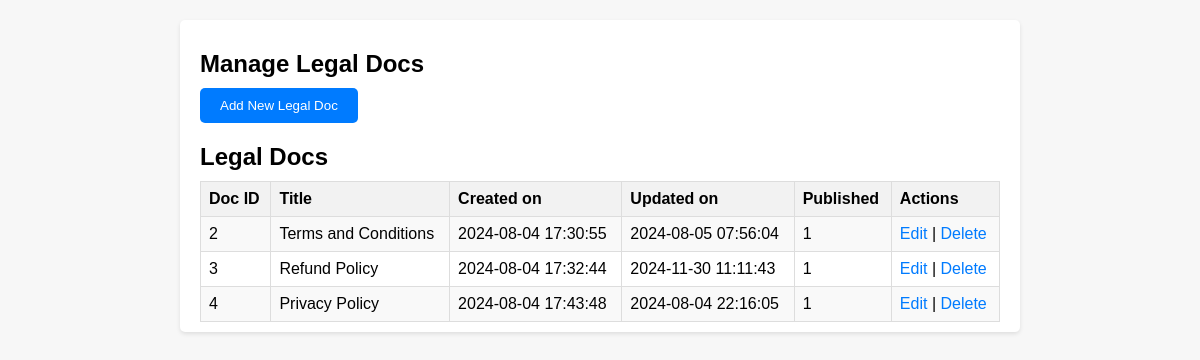
The page /admin/legal.php (signed in) on the database its author committed.
### tables this page shows
CREATE TABLE `legal` (
  `id` int(11) NOT NULL,
  `title` varchar(255) NOT NULL,
  `content` text NOT NULL,
  `created` datetime NOT NULL DEFAULT current_timestamp(),
  `updated` datetime NOT NULL DEFAULT current_timestamp(),
  `publish` tinyint(4) NOT NULL DEFAULT 1
);

### server/autoload.php (called while the page is built, shortened)
<?php
spl_autoload_register(function ($class) {
    $file = __DIR__ .'/' . str_replace('\\', '/', $class) . '.php';
});
?>

### server/classes/Database.php (called while the page is built, shortened)
<?php
class Database
{
    private $pdo;
    public function __construct() {
        $path = $path = $_SERVER['DOCUMENT_ROOT'];
        $config = EnvParser::parse($path."/.env");
        try {
            $this->pdo = new PDO(
                "mysql:host={$config['DB_HOST']};dbname={$config['DB_DATABASE']}",
                $config['DB_USERNAME'],
                $config['DB_PASSWORD']
            );
            $this->pdo->setAttribute(PDO::ATTR_ERRMODE, PDO::ERRMODE_EXCEPTION);
        } catch (PDOException $e) {
            die("Error connecting to DB: " . $e->getMessage());
        }
    }
    public function getConnection() {
        return $this->pdo;
    }
}

### server/classes/EnvParser.php (called while the page is built, shortened)
<?php
class EnvParser
{
    public static function parse($file)
    {
        $content = file_get_contents($file);
        $lines = explode("\n", $content);
        $env = [];
        foreach ($lines as $line) {
            $line = trim($line);
            if (empty($line) || strpos($line, '#') === 0) {
                continue;
            }
            list($key, $value) = explode('=', $line, 2);
            $env[$key] = $value;
        }
        return $env;
    }
}
?>

### server/classes/Table.php (called while the page is built, shortened)
<?php
class Table
{
    private $pdo;
    private $logger;
    private $tableName;
    public function __construct($tableName) {
        $database = new Database();
        $this->pdo = $database->getConnection();
        $this->tableName = $tableName;
        $this->logger = new Logger('dev.log');
    }
    public function selectAllRecords() {
        $sql = "SELECT * FROM {$this->tableName}";
        try {
            $stmt = $this->pdo->query($sql);
            return $stmt->fetchAll(PDO::FETCH_ASSOC);
        } catch (PDOException $e) {
            $this->logger->logException($e);
            return false;
        }
    }
}

### admin/legal.php (the view, shortened to what this page needs)
<?php
require_once "../server/autoload.php";
$title = "Manage Legal Docs";
?>
<!DOCTYPE html>
<html lang="en">
<head>
    <link rel="stylesheet" href="css/styles.css">
</head>
<body>
    <div class="container">
        <h2><?=$title?></h2>
        <div class="button-container">
            <a href="add_legal_doc.php"><button>Add New Legal Doc</button></a>
        </div>
        <h2>Legal Docs</h2>
        <table>
            <tr>
                <th>Doc ID</th>
                <th>Title</th>
                <th>Created on</th>
                <th>Updated on</th>
                <th>Published</th>
                <th>Actions</th>
            </tr>
        <?php
            $legalTbl = new Table(Table::LEGAL);
            if($legaldocs = $legalTbl->selectAllRecords()) {
                foreach ($legaldocs as $doc) {
                    echo "<tr>";
                    echo "<td>{$doc['id']}</td>";
                    echo "<td>{$doc['title']}</td>";
                    echo "<td>{$doc['created']}</td>";
                    echo "<td>{$doc['updated']}</td>";
                    echo "<td>{$doc['publish']}</td>";
                    echo "<td><a href='./edit_legal_doc.php?id={$doc['id']}'>Edit</a> | <a href='#' onclick='deleteJobOpening({$doc['id']})'>Delete</a></td>";
                    echo "</tr>";
                }
            }
        ?>
        </table>
    </div>
</body>
</html>

### admin/css/styles.css (style rules this page uses)
body { font-family: Arial, sans-serif; margin: 0; padding: 0; background-color: #f7f7f7; }
h2 { margin-top: 20px; margin-bottom: 10px; }
.container { max-width: 800px; margin: 20px auto; padding: 10px 20px; background-color: #fff; border-radius: 5px; box-shadow: 0 2px 4px rgba(0, 0, 0, 0.1); }
.button-container { margin-bottom: 20px; }
.button-container button { margin-right: 10px; padding: 10px 20px; background-color: #007bff; color: #fff; border: none; border-radius: 5px; cursor: pointer; text-decoration: none; }
table { width: 100%; border-collapse: collapse; }
table th, table td { border: 1px solid #ddd; padding: 8px; text-align: left; }
table th { background-color: #f2f2f2; font-weight: bold; }
table tr:nth-child(even) { background-color: #f9f9f9; }
table td a { color: #007bff; text-decoration: none; }

### rows shown on the page
legal: id "2", title "Terms and Conditions", created "2024-08-04 17:30:55", updated "2024-08-05 07:56:04", publish "1"
legal: id "3", title "Refund Policy", created "2024-08-04 17:32:44", updated "2024-11-30 11:11:43", publish "1"
legal: id "4", title "Privacy Policy", created "2024-08-04 17:43:48", updated "2024-08-04 22:16:05", publish "1"

### other values the page prints
$title "Manage Legal Docs"
